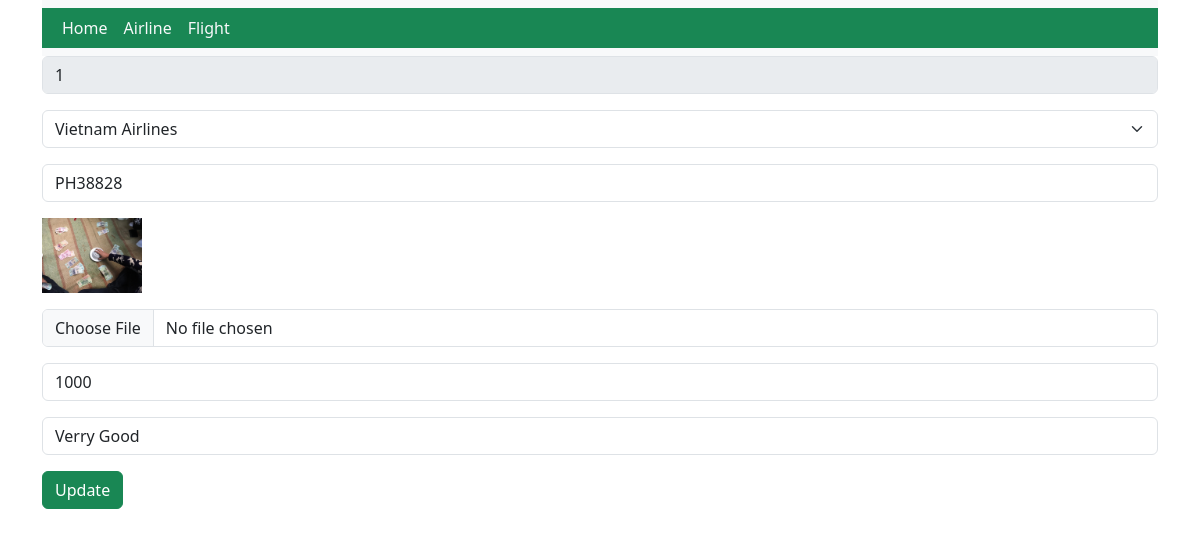
The app's page /index.php?url=update-flight&id=1 with its own data.
### tables this page shows
CREATE TABLE `flights` (
  `id` int(11) NOT NULL,
  `flight_number` varchar(225) NOT NULL,
  `image` varchar(225) NOT NULL,
  `total_passengers` int(11) NOT NULL,
  `description` varchar(225) NOT NULL,
  `airline_id` int(11) NOT NULL
);

### controller/flightController.php (called while the page is built, shortened)
<?php
require_once 'model/flight.php';
require_once 'model/airline.php';
class fliController extends Flight
{
    private $flightInstance;
    private $airConInstance;
    private function getFliInstance()
    {
        if (!$this->flightInstance) {
            $this->flightInstance = new Flight;
        }
        return $this->flightInstance;
    }
    private function getListAir()
    {
        if (!$this->airConInstance) {
            $this->airConInstance = new airController;
        }
        return $this->airConInstance;
    }
    public function updateFlight($id)
    {
        $listAir = $this->getListAir()->getAllAirline();
        $vieUppdate = $this->getFliInstance()->getOneFlight($id);
        include 'view/flight/update.php';
    }
}

### model/db.php (called while the page is built, shortened)
<?php
class DB
{
    public function getConnect()
    {
        $connect = new PDO('mysql:host='.DBHOST.';dbname='.DBNAME.';charset='.DBCHARSET,DBUSER,DBPASS);
        return $connect;
    }
    public function getData($query,$getAll = true)
    {
        $conn = $this -> getConnect();
        $stmt = $conn ->prepare($query);
        $stmt -> execute();
        if($getAll){
            return $stmt -> fetchAll();
        }
        return  $stmt -> fetch();
    }
}

### model/flight.php (called while the page is built, shortened)
<?php require_once 'model/db.php';
class Flight extends DB
{
    public function getOneFlight($id)
    {
        $sql = "SELECT fl.flight_number,fl.image, fl.total_passengers, fl.description, ai.name FROM flights AS fl INNER JOIN airlines AS ai ON fl.airline_id = ai.id WHERE fl.id =" . $id;
        return $this->getData($sql, false);
    }
}

### model/airline.php (called while the page is built, shortened)
<?php
require_once 'model/db.php';
class Airline extends DB
{
    public function getAllAirline(){
        $sql = 'SELECT * FROM airlines';
        return $this -> getData($sql);
    }
}

### view/flight/update.php (the view)
<div class="container">
    <?php if ($vieUppdate) { ?>
        <form action="index.php?url=update-flight&id=<?= $id ?>" method="post" enctype="multipart/form-data">
            <div class="input-group mb-3">
                <input type="text" value="<?= $id ?>" class="form-control" aria-describedby="basic-addon1" disabled>
            </div>
            <div class="mb-3">
                <select id="disabledSelect" name="airline_id" class="form-select">
                    <?php
                    foreach ($listAir as $value) { ?>
                        <option <?php echo ($value['name'] == $vieUppdate['name'] ? 'selected' : '') ?> value="<?= $value['id'] ?>"> <?= $value['name'] ?></option>
                    <?php } ?>
                </select>
            </div>
            <div class="input-group mb-3">
                <input type="text" value="<?= $vieUppdate['flight_number'] ?>" class="form-control" name="flight_number" placeholder="Flight Number" aria-describedby="basic-addon1">
            </div>
            <div class="input-group mb-3">
                <img src="<?php echo $vieUppdate["image"] ?>" style="max-width: 100px;">
            </div>
            <div class="input-group mb-3">
                <input type="file" class="form-control" name="image" id="inputGroupFile04" aria-describedby="inputGroupFileAddon04" aria-label="Upload">
            </div>
            <div class="input-group mb-3">
                <input type="text" value="<?= $vieUppdate['total_passengers'] ?>" class="form-control" name="total_passengers" placeholder="Total Passengers" aria-describedby="basic-addon1">
            </div>
            <div class="input-group mb-3">
                <input type="text" value="<?= $vieUppdate['description'] ?>" class="form-control" name="description" placeholder="Description" aria-describedby="basic-addon1">
            </div>
            <input type="submit" class="btn btn-success" name="update" value="Update">
        </form>
    <?php } ?>
</div>

### records on screen
flights: flight_number "PH38828", image (picture), total_passengers "1000", description "Verry Good"

### other values on screen
form field airline_id "Vietnam Airlines"
